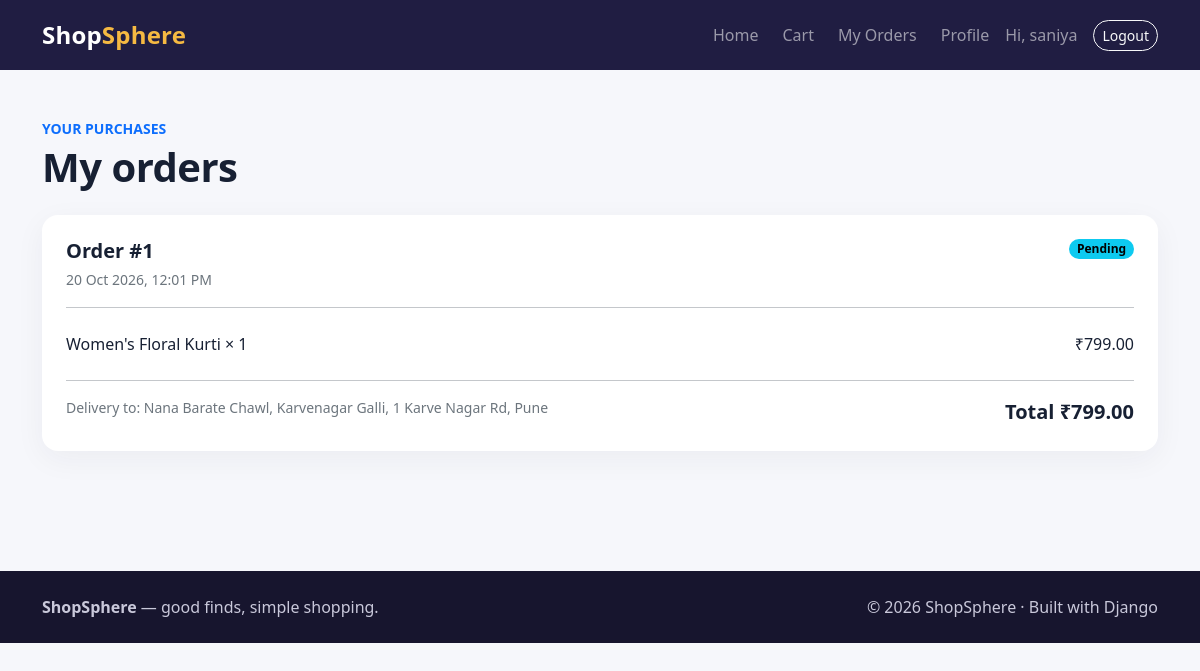
/my-orders/ (signed in), run on the app's committed database.
### store/models.py (models this page shows, shortened)
class Order(models.Model):
    customer_name = models.CharField(max_length=100)
    phone = models.CharField(max_length=10)
    address = models.TextField()
    total_amount = models.DecimalField(
        max_digits=10,
        decimal_places=2
    )
    created_at = models.DateTimeField(auto_now_add=True)
    status = models.CharField(
        max_length=20,
        default='Pending'
    )
    customer = models.ForeignKey(
    User,
    on_delete=models.PROTECT,
    related_name='shop_orders',
    null=True,
    blank=True
)

class OrderItem(models.Model):
    order = models.ForeignKey(
        Order,
        on_delete=models.CASCADE,
        related_name='items'
    )
    product = models.ForeignKey(
        Product,
        on_delete=models.PROTECT
    )
    quantity = models.PositiveIntegerField()
    price = models.DecimalField(
        max_digits=10,
        decimal_places=2
    )

class Product(models.Model):
    category=models.ForeignKey(
        Category,
        on_delete=models.CASCADE,
        related_name='products'
    )
    name=models.CharField(max_length=200)
    description=models.TextField()
    price=models.DecimalField(max_digits=10,decimal_places=2)
    stock=models.PositiveIntegerField(default=0)
    image=models.ImageField(upload_to='products/',blank=True,null=True)
    created_at=models.DateTimeField(auto_now_add=True)

### store/views.py (the view)
# urls.py: path('my-orders/', views.my_orders, name='my_orders'),
@login_required(login_url='login')
def my_orders(request):
    orders = Order.objects.filter(
        customer=request.user
    ).order_by('-created_at')
    return render(request, 'my_orders.html', {
        'orders': orders
    })

### store/context_processors.py (called while the page is built)
def cart_summary(request):
    cart = request.session.get("cart", {})
    count = 0
    for quantity in cart.values():
        try:
            count += max(0, int(quantity))
        except (TypeError, ValueError):
            continue
    return {"cart_count": count}

### store/templates/my_orders.html (shortened to what this page needs)
{% extends 'base.html' %}
{% block content %}<main class="container py-5"><p class="small text-primary text-uppercase fw-bold mb-1">Your purchases</p><h1 class="section-title mb-4">My orders</h1>
{% for order in orders %}<article class="panel bg-white p-3 p-md-4 mb-4"><div class="d-flex flex-wrap justify-content-between gap-2"><div><h2 class="h5 fw-bold mb-1">Order #{{ order.id }}</h2><span class="small text-secondary">{{ order.created_at|date:"d M Y, h:i A" }}</span></div><span class="badge rounded-pill text-bg-info align-self-start">{{ order.status }}</span></div><hr>
{% for item in order.items.all %}<div class="d-flex justify-content-between gap-3 py-2"><span>{{ item.product.name }} × {{ item.quantity }}</span><span>₹{{ item.price|floatformat:2 }}</span></div>{% endfor %}
<hr><div class="d-flex flex-column flex-md-row justify-content-between gap-2"><span class="small text-secondary">Delivery to: {{ order.address }}</span><strong class="fs-5">Total ₹{{ order.total_amount|floatformat:2 }}</strong></div></article>
{% empty %}<div class="empty-state text-center p-5"><div class="fs-1">📦</div><h2 class="h4">No orders yet</h2><p class="text-secondary">Your orders will appear here after checkout.</p><a href="{% url 'home' %}" class="btn btn-primary pill">Explore products</a></div>{% endfor %}
</main>{% endblock %}

### store/templates/base.html (shortened to what this page needs)
{% load static %}
<!doctype html>
<html lang="en">
<head>
  <link href="https://cdn.jsdelivr.net/npm/bootstrap@5.3.3/dist/css/bootstrap.min.css" rel="stylesheet">
  <link href="{% static 'css/style.css' %}" rel="stylesheet">
</head>
<body>
  <nav class="navbar navbar-expand-lg navbar-dark" style="background:#201d42">
    <div class="container py-1">
      <a class="navbar-brand fs-4" href="{% url 'home' %}">Shop<span class="brand-dot">Sphere</span></a>
      <div class="collapse navbar-collapse" id="mainNav">
        <ul class="navbar-nav ms-auto align-items-lg-center gap-lg-2">
          <li class="nav-item"><a class="nav-link" href="{% url 'home' %}">Home</a></li>
          <li class="nav-item"><a class="nav-link" href="{% url 'cart' %}">Cart{% if cart_count %} <span class="badge bg-warning text-dark">{{ cart_count }}</span>{% endif %}</a></li>
          {% if user.is_authenticated %}
            <li class="nav-item"><a class="nav-link" href="{% url 'my_orders' %}">My Orders</a></li>
            <li class="nav-item"><a class="nav-link" href="{% url 'profile' %}">Profile</a></li>
            <li class="nav-item"><span class="navbar-text me-lg-2">Hi, {{ user.username }}</span></li>
            <li class="nav-item"><form action="{% url 'logout' %}" method="post">{% csrf_token %}<button class="btn btn-outline-light btn-sm pill" type="submit">Logout</button></form></li>
          {% else %}
            <li class="nav-item"><a class="nav-link" href="{% url 'login' %}">Login</a></li>
            <li class="nav-item"><a class="btn btn-warning btn-sm pill px-3" href="{% url 'register' %}">Create account</a></li>
          {% endif %}
        </ul>
      </div>
    </div>
  </nav>
  {% block content %}{% endblock %}
  <footer class="footer mt-5 py-4">
    <div class="container d-flex flex-column flex-sm-row justify-content-between gap-2">
      <span><strong>ShopSphere</strong> — good finds, simple shopping.</span>
      <span>© {% now "Y" %} ShopSphere · Built with Django</span>
    </div>
  </footer>
</body>
</html>

### static/css/style.css (style rules this page uses)
:root { --ink:#172033;--brand:#5b4bdb;--brand-dark:#4034ad;--surface:#f6f7fb }
body { background:var(--surface);color:var(--ink);min-height:100vh }
.navbar-brand { font-weight:800;letter-spacing:.2px }
.brand-dot { color:#f5b942 }
.section-title { font-weight:800;letter-spacing:-.5px }
.pill { border-radius:999px }
.panel { border:0;border-radius:1rem;box-shadow:0 8px 30px #2020440d }
.footer { background:#17152e;color:#c9c8da }

### data on the page
Order: id "1", created_at "20 Oct 2026, 12:01 PM", status "Pending", address "Nana Barate Chawl, Karvenagar Galli, 1 Karve Nagar Rd, Pune", total_amount "799.00"
OrderItem: product.name "Women's Floral Kurti", quantity "1", price "799.00"

### other printed values
{{ user.username }} "saniya"
